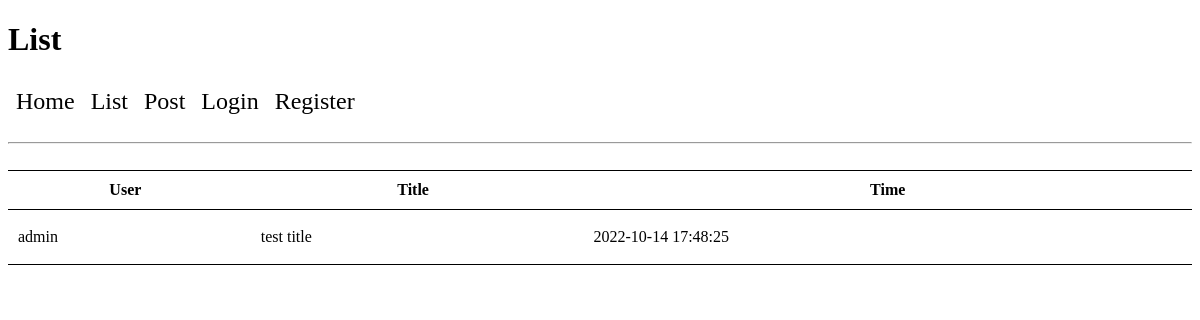
Before: /post_list with the older database file.
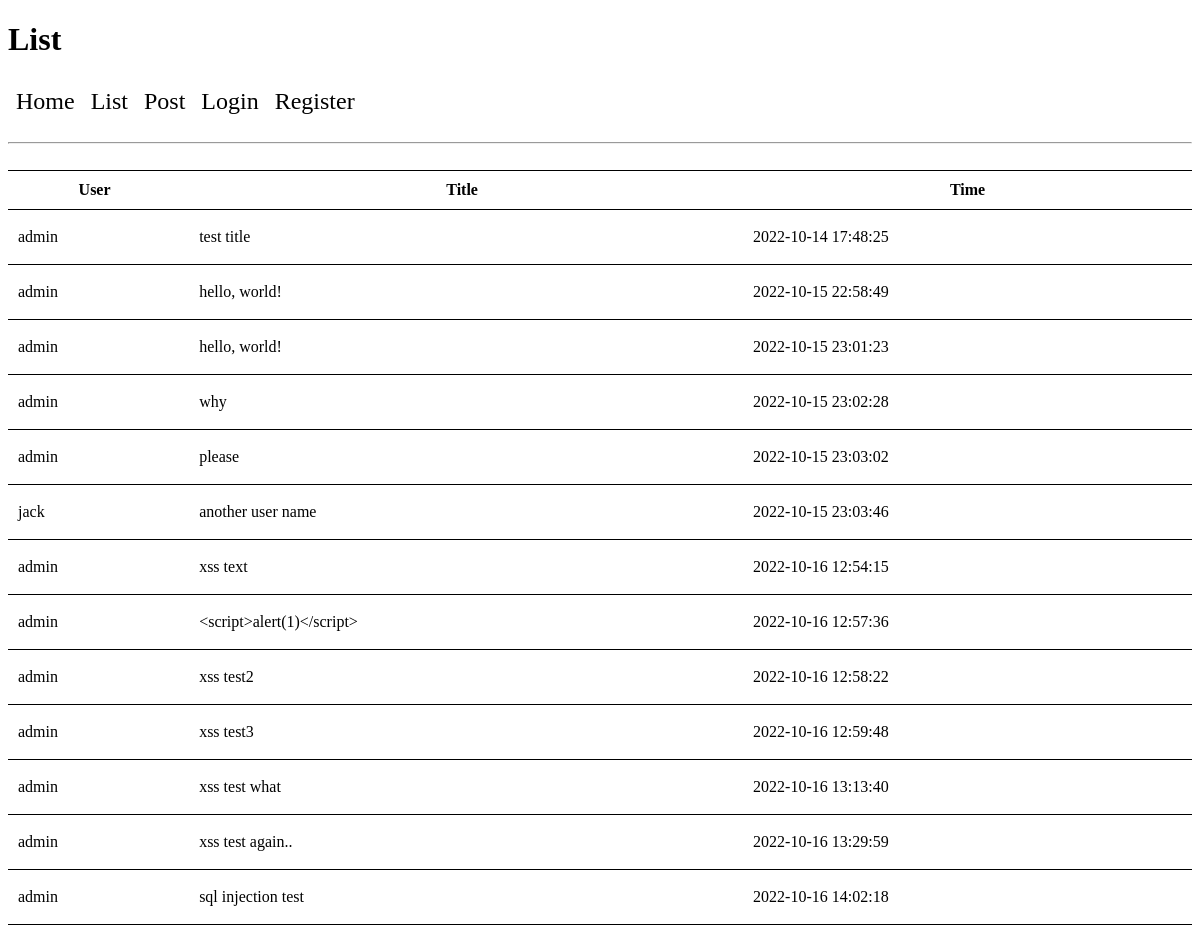
After: the same page with the newer database file.
### tables this page shows
CREATE TABLE POST(
                        USERNAME text NOT NULL,
                        TITLE text NOT NULL,
                        TIME text NOT NULL,
                        CONTENT text NOT NULL
                        );

### views/main_views.py (the view)
@blueprint.route('/post_list')
def index():
    postListRaw = dbm.select_all_db("post")
    post_list = [[p[1][0], p[1][1], p[1][2][:19], p[0]] for p in enumerate(postListRaw)]
    for i, post in enumerate(post_list):
        if len(post[1]) > 60:
            post_list[i][1] = post_list[i][1][:60] + "..."
    return render_template("post/post_list.html", post_list = post_list)

### views/database_manager.py (called while the page is built)
def select_all_db(table):
    db = sql.connect(DATABASE_PATH)
    cur = db.cursor()
    cur.execute(f"SELECT * FROM {table}")
    valueList = []
    for row in cur:valueList.append(row)
    db.close()
    return valueList

### templates/post/post_list.html (shortened to what this page needs)
<!DOCTYPE html>
<html>
<head>
</head>
<body>
	<div class="container">
		<h1> List </h1>
		<div class="nav">
			<font size="5"> <a href="/home"> Home </a> </font>
			<font size="5"> <a href="/post_list"> List </a> </font>
			<font size="5"> <a href="/post"> Post </a> </font>
			<font size="5"> <a href="/user/login"> Login </a> </font>
			<font size="5"> <a href="/user/register"> Register </a> </font>
		</div>
		<br><br><br>
		<hr>
		<br>
		{% if post_list %}
			<table>
				<thead>
					<th>User</th> <th>Title</th> <th>Time</th>
				</thead>
			{% for p in post_list %}
				<tr>
					<td> <font size="3"> {{ p[0] }}</font></td>
					<td> <font size="3">
					<a href="/detail/{{ p[3] }}/"> {{ p[1] }}</a> </font></td>
					<td> <font size="3"> {{ p[2] }}</font></td>
				</tr>
			{% endfor %}
			</table>
		{% else %}
			<p> 작성된 글이 없습니다.</p>
		{% endif %}
	</div>
</body>
</html>

### templates/post/post_list.html (style rules this page uses)
table { width: 100%; border-top: 1px solid; border-collapse: collapse; }
table th, td { border-bottom: 1px solid; padding:10px; }
table a { text-decoration-line: none; display: block; padding: 8px; float: left; }
a:link { color:black; }
a { text-decoration-line: none; display: block; padding: 8px; float: left; }

Changed rows visible on the page:
added POST: USERNAME "admin", TITLE "hello, world!", TIME "2022-10-15 22:58:49"
added POST: USERNAME "admin", TITLE "hello, world!", TIME "2022-10-15 23:01:23"
added POST: USERNAME "admin", TITLE "why", TIME "2022-10-15 23:02:28"
added POST: USERNAME "admin", TITLE "please", TIME "2022-10-15 23:03:02"
added POST: USERNAME "jack", TITLE "another user name", TIME "2022-10-15 23:03:46"
added POST: USERNAME "admin", TITLE "xss text", TIME "2022-10-16 12:54:15"
added POST: USERNAME "admin", TITLE "<script>alert(1)</script>", TIME "2022-10-16 12:57:36"
added POST: USERNAME "admin", TITLE "xss test2", TIME "2022-10-16 12:58:22"
added POST: USERNAME "admin", TITLE "xss test3", TIME "2022-10-16 12:59:48"
added POST: USERNAME "admin", TITLE "xss test what", TIME "2022-10-16 13:13:40"
added POST: USERNAME "admin", TITLE "xss test again..", TIME "2022-10-16 13:29:59"
added POST: USERNAME "admin", TITLE "sql injection test", TIME "2022-10-16 14:02:18"
